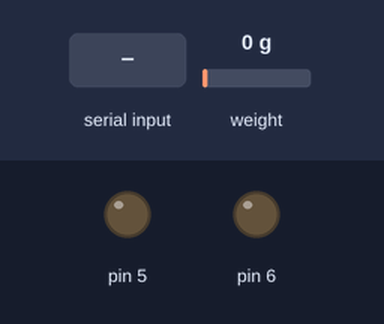
This sketch was run on a simulated Arduino Uno, built with avr-gcc and run on an emulated ATmega328P. Shown: output pins drawn as LEDs (lit = HIGH). The test bench sets the inputs (shaded band); at power-on: weight on the scale 0 g. What the sketch prints to the serial monitor is not drawn.

Above: at 3.2 s.
3.3 s: "g" received over the second serial link
At 5.16 s:
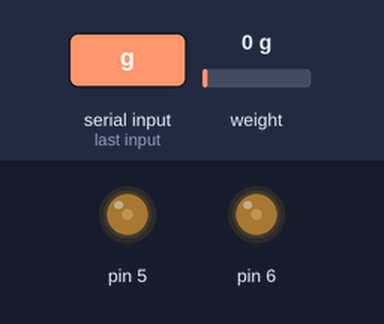
At 7.1 s:
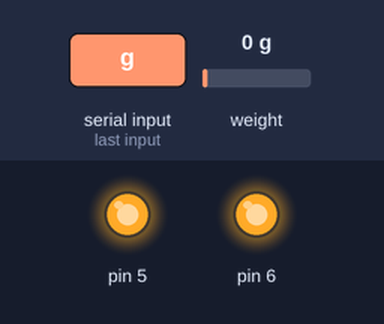
Timing chart, 0 to 12.8 s (numbered marks = the images above; inputs shaded):
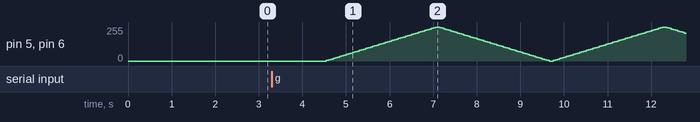

The sketch:

HX711_final_Table_Fade.ino
```cpp
 #include "HX711.h"
#include <SoftwareSerial.h>
#include <Wire.h>


// HX711 接線設定
const int DT_PIN = 3;
const int SCK_PIN = 2;
const int scale_factor = -226;
HX711 scale;
char LEDstatus;
SoftwareSerial BT(12,13);
int f = 5;
int i = 255;

void setup() {
  pinMode(5, OUTPUT);
  pinMode(6, OUTPUT);
  Serial.begin(9600);
  BT.begin(38400); // 設定和 HC-05 通訊的速度 (預設 38400)
  Serial.println("Initializing the scale");
  scale.begin(DT_PIN, SCK_PIN);

  Serial.println("Before setting up the scale:");

  Serial.println(scale.get_units(5), 0);  //未設定比例參數前的數值

  scale.set_scale(scale_factor);       // 設定比例參數
  scale.tare();               // 歸零

  Serial.println("After setting up the scale:");

  Serial.println(scale.get_units(5), 0);  //設定比例參數後的數值

  Serial.println("Readings:");  //在這個訊息之前都不要放東西在電子稱上

}

void loop() {
  float weight = scale.get_units(10);
  if(weight<=2){
    weight = 0;
  }
  Serial.println(weight, 0);
  if (BT.available()){
    LEDstatus=BT.read();
    Serial.println(LEDstatus);
  }
  switch (LEDstatus){
        case 'a':
        if (i<=255){
          while (i>60){
            i-=f;
          }
        }
        else if (i>=0){
          while (i<60){
            i+=f;
          }
        }
        break;
        case 'b':
        i=100;
        break;
        case 'c':
        i=175;
        break;
        case 'd':
        i=255;
        break;
        case 'e':
        i=0;
        break;
        case 'g':
        Serial.println(LEDstatus);
        for(int j=0;j<=10;j+=1){
          for(i=0;i<=255;i=i+=f){
            analogWrite(5,i);
            analogWrite(6,i);
            delay(50);
            Serial.println(i,0);
          }
          for(i=255;i>=0;i-=f){
            analogWrite(5,i);
            analogWrite(6,i);
            delay(50);
            Serial.println(i,0);
          }
        }
    }
  if (10 * scale.get_units(5) < 5000){
       analogWrite(5,0);
       analogWrite(6,0);
  }
  else if (10 * scale.get_units(5) < 15000){
    analogWrite(5, i);
    analogWrite(6, 0);
  }
  else {
    analogWrite(5,i);
    analogWrite(6,i);
  }


}
```
